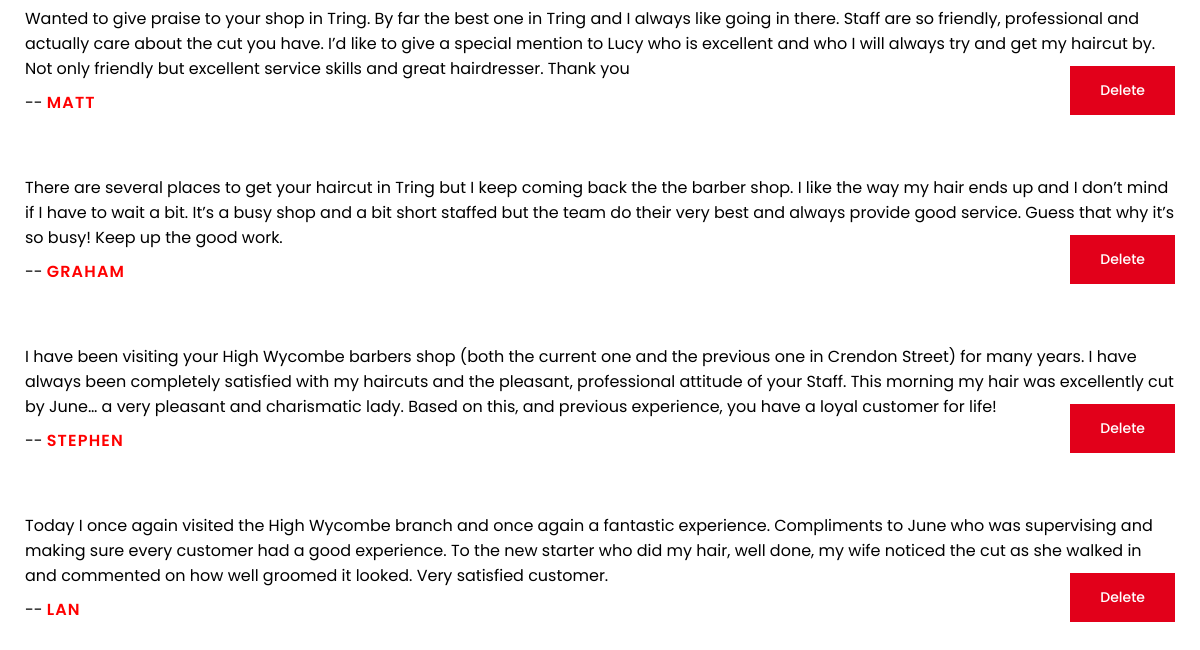
The app's page /about (signed in, lower part), older data.
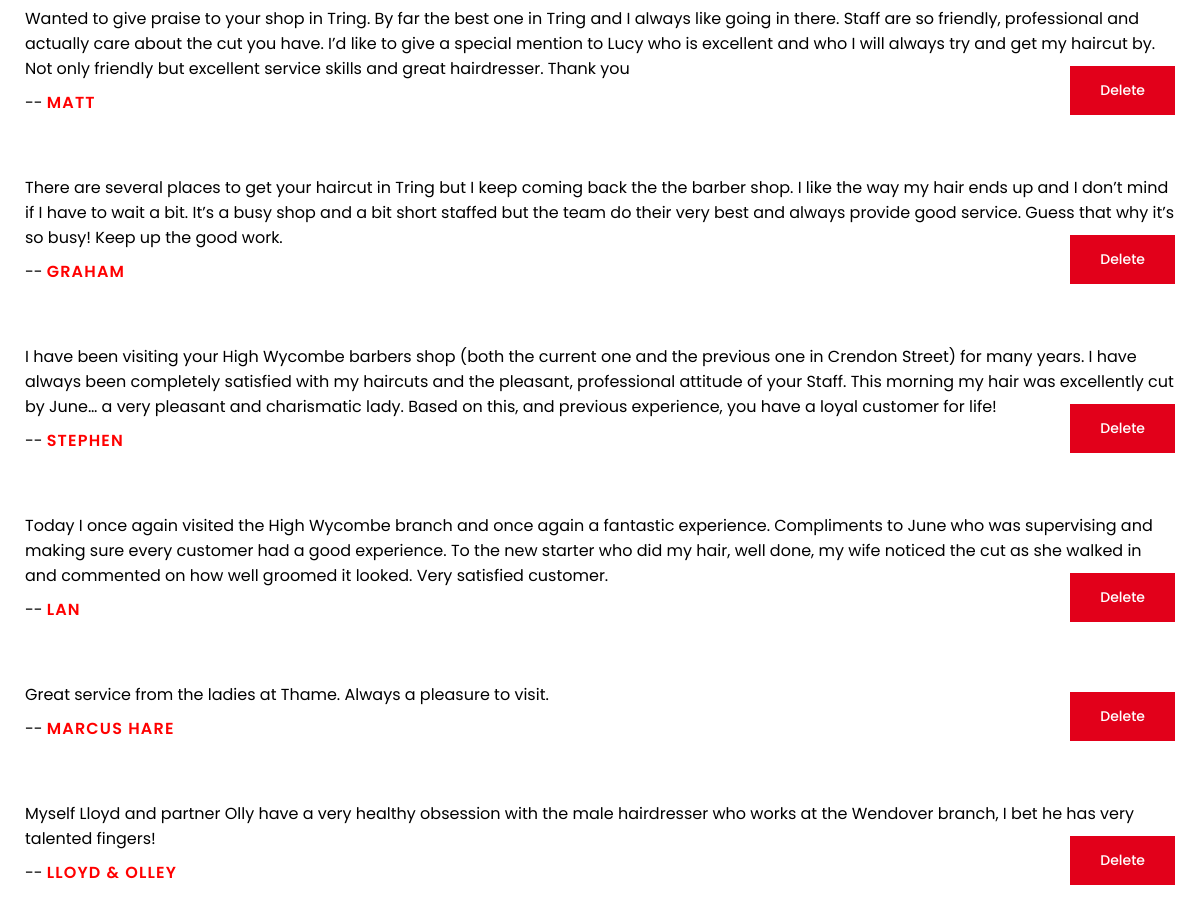
The same page, newer data.
### barber/models.py (models this page shows, shortened)
class Comments(models.Model):
    client_name = models.CharField('Name', max_length=50)
    comment = models.TextField('Comment')
    class Meta:
        verbose_name_plural = 'Comments'

### barber/views.py (the view)
# urls.py: path('about', views.about, name='about'),
@login_required(login_url='login')
def about(request):
    comments = Comments.objects.all()
    context = {'comments': comments}
    return render(request, 'barber/about.html', context)

### barber/templates/barber/about.html (shortened to what this page needs)
{% extends 'barber/layout.html' %}
{% block css %}
    <link rel="stylesheet" href="static/barber/css/about.css">
{% endblock %}
{% block content %}
    <div class="wrapper-about">
        <div class="wrap-about">
            <div class="wrap-comments">
                {% for comment in comments %}
                    <div class="block-comment">
                        <div class="comment">
                            {{ comment.comment }}
                        </div>
                        <div class="person-who-commented">
                            -- <p> {{ comment.client_name }}</p>
                        </div>
                        {% if request.user.is_staff %}
                        <div class="delete-comment-btn">
                            <a href="{% url 'delete_comment' comment.id %}">Delete</a>
                        </div>
                        {% endif %}
                    </div>
                {% endfor %}
            </div>
        </div>
    </div>
{% endblock %}

Row changes from the older to the newer data that the page shows:
added Comments: comment "Great service from the ladies at Thame. Always a pleasure to visit.", client_name "MARCUS HARE"
added Comments: comment "Myself Lloyd and partner Olly have a very healthy obsession with the male hairdresser who works at the Wendover branch, I bet he has very talented fingers!", client_name "LLOYD & OLLEY"
